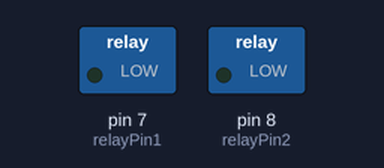
Bench run of a sketch on a simulated Arduino Uno, built with avr-gcc and run on an emulated ATmega328P. Shown: switched loads named in the sketch (green lamp = pin HIGH). What the sketch prints to the serial monitor is not drawn.

Above: at 0.25 s.
At 31.7 s:
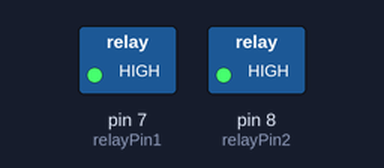
Timing chart, 0 to 40.0 s (numbered marks = the images above):
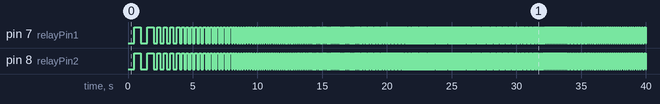

Measured:
- by itself, pin 7 (relayPin1): LOW → HIGH at 0.50 s, → LOW 0.50 s later, → HIGH 0.50 s later, → LOW 0.50 s later, … (850 changes in this stretch)
- by itself, pin 8 (relayPin2): LOW → HIGH at 0.50 s, → LOW 0.50 s later, → HIGH 0.50 s later, → LOW 0.50 s later, … (850 changes in this stretch)

The sketch:

2_Relay.ino
```cpp
#include <Scheduler.h>
int relayPin1 = 7;
int relayPin2 = 8;
int delayTime;
int LEDpin = 9;

void setup() {

  Serial.begin(9600);
  //Serial.println("Solid State Relay ");
  pinMode(relayPin1, OUTPUT);
  pinMode(relayPin2, OUTPUT);
  digitalWrite(LEDpin, HIGH);
  Scheduler.startLoop(loop2);
}


void loop() {
  for (int i = 1; i <=40; i++) {
    for (int j = 1; j <= 2 * i; j++) {
      delayTime = 500/i;
      Serial.println(i);
      digitalWrite(relayPin1, LOW);
      //Serial.println("Relay ON ");

      delay(delayTime);


      digitalWrite(relayPin1, HIGH);
      //Serial.println("Relay OFF ");
      delay(delayTime);
    }
  }
}
void loop2(){
  for (int i = 1; i <=40; i++) {
    for (int j = 1; j <= 2 * i; j++) {
      delayTime = 500/i;
      Serial.println(i);
      digitalWrite(relayPin2, LOW);
      //Serial.println("Relay ON ");

      delay(delayTime);


      digitalWrite(relayPin2, HIGH);
      //Serial.println("Relay OFF ");
      delay(delayTime);
    }
  }
}
```
